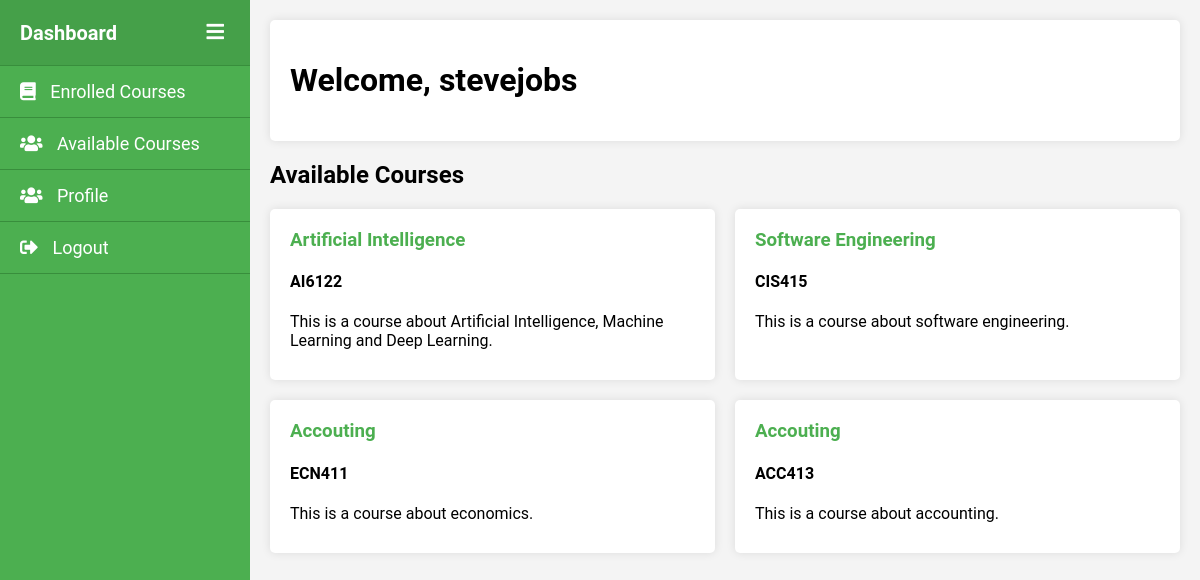
The page /attendace/student/available-courses/ (signed in) on the database its author committed.
### accounts/models.py (models this page shows, shortened)
class User(AbstractUser):
    is_student = models.BooleanField(default=False)
    is_teacher = models.BooleanField(default=False)
    is_admin = models.BooleanField(default=False)

### attendace/models.py (models this page shows, shortened)
class Course(models.Model):
    course_title = models.CharField(max_length=50, default='')
    course_code = models.CharField(max_length=50, unique=True)
    description = models.TextField()
    requirements = models.TextField()
    start_date = models.DateField()
    end_date = models.DateField()
    teacher = models.ForeignKey(settings.AUTH_USER_MODEL, on_delete=models.CASCADE)
    students = models.ManyToManyField(settings.AUTH_USER_MODEL, related_name='enrolled_courses')

### attendace/views.py (the view)
# urls.py: path('student/available-courses/', views.available_courses, name='available-courses'),
@login_required
def available_courses(request):
    student = request.user
    enrolled_courses = student.enrolled_courses.all()
    available_courses = models.Course.objects.exclude(pk__in=[course.pk for course in enrolled_courses])
    context = {
        'available_courses': available_courses,
    }
    return render(request, 'attendance/student_available_courses.html', context)

### attendace/templatetags/custom_filters.py (called while the page is built)
@register.filter
def first_sentence(value):
    sentences = value.split('.')
    if sentences:
        return sentences[0] + '.'  # Ensure the period is included
    return value

### attendace/templates/attendance/student_available_courses.html (shortened to what this page needs)
<!DOCTYPE html>
<html lang="en">
    {% load static %}
    {% load custom_filters %}
<head>
    <link rel="stylesheet" href="{% static 'attendace/css/teacher-dashboard.css' %}">
    <link rel="stylesheet" href="https://cdnjs.cloudflare.com/ajax/libs/font-awesome/5.15.3/css/all.min.css">
</head>
<body>
    <div class="sidebar" id="sidebar">
        <div class="sidebar-header">
            <h2>Dashboard</h2>
            <button class="toggle-btn" onclick="toggleSidebar()">
                <i class="fas fa-bars"></i>
            </button>
        </div>
        <ul class="nav-links">
            <li><a href="{% url 'attendace:student-dashboard' %}"><i class="fas fa-book"></i> Enrolled Courses</a></li>
            <li><a href="{% url 'attendace:available-courses' %}"><i class="fas fa-users"></i> Available Courses</a></li>
            <li><a href="{% url 'attendace:update-profile' %}"><i class="fas fa-users"></i> Profile</a></li>
            <li><a href="#" id='logout-link'><i class="fas fa-sign-out-alt"></i> Logout</a></li>
        </ul>
    </div>
    <div class="main-content" id="main-content">
        <header>
            <h1>Welcome, {{user.username}}</h1>
        </header>
        <main>
            <h2>Available Courses</h2>
            <div class="courses">
                {% for course in available_courses %}
                <div class="course-card">
                    <a href = {% url 'attendace:course-detail' course.id%}><h3>{{course.course_title}}</h3></a>
                    <h4>{{course.course_code}}</h4>
                    <p>{{course.description|first_sentence}}</p>
                </div>
                {% endfor %}
            </div>
        </main>
    </div>
</body>
</html>

### attendace/static/attendace/css/teacher-dashboard.css (style rules this page uses)
body { font-family: 'Roboto', sans-serif; margin: 0; background-color: #f4f4f4; display: flex; height: 100vh; }
.sidebar { width: 250px; background-color: #4CAF50; color: white; display: flex; flex-direction: column; position: fixed; height: 100%; }
.sidebar-header { padding: 20px; text-align: center; background-color: #45A049; border-bottom: 1px solid #388E3C; }
.nav-links { list-style: none; padding: 0; margin: 0; flex-grow: 1; }
.nav-links li { border-bottom: 1px solid #388E3C; }
.nav-links a { color: white; text-decoration: none; display: block; padding: 15px 20px; font-size: 18px; }
.nav-links a i { margin-right: 10px; }
.main-content { margin-left: 250px; padding: 20px; flex-grow: 1; }
header { display: flex; justify-content: center; align-items: center; background-color: #fff; padding: 20px; border-radius: 5px; box-shadow: 0 0 10px rgba(0, 0, 0, 0.1); margin-bottom: 20px; }
.sidebar { width: 250px; background-color: #4CAF50; color: white; display: flex; flex-direction: column; position: fixed; height: 100%; transition: width 0.3s; }
.sidebar-header { display: flex; justify-content: space-between; align-items: center; padding: 20px; background-color: #45A049; border-bottom: 1px solid #388E3C; }
.sidebar-header h2 { margin: 0; font-size: 20px; }
.sidebar-header .toggle-btn { background: none; border: none; color: white; font-size: 20px; cursor: pointer; }
.nav-links a { color: white; text-decoration: none; display: block; padding: 15px 20px; font-size: 18px; transition: padding 0.3s; }
.main-content { margin-left: 250px; padding: 20px; flex-grow: 1; transition: margin-left 0.3s; }
header { display: flex; justify-content: space-between; align-items: center; background-color: #fff; padding: 20px; border-radius: 5px; box-shadow: 0 0 10px rgba(0, 0, 0, 0.1); margin-bottom: 20px; }
.courses { display: flex; flex-wrap: wrap; gap: 20px; }
.course-card { background-color: white; padding: 20px; border-radius: 5px; box-shadow: 0 0 10px rgba(0, 0, 0, 0.1); width: calc(50% - 10px); box-sizing: border-box; transition: transform 0.3s, box-shadow 0.3s; }
.course-card h3 { margin-top: 0; color: #4CAF50; }
.course-card p { margin: 10px 0; }
.course-card { background-color: white; padding: 20px; border-radius: 5px; box-shadow: 0 0 10px rgba(0, 0, 0, 0.1); width: calc(50% - 10px); box-sizing: border-box; }

### attendace/templates/attendance/student_available_courses.html (style rules this page uses)
a { text-decoration: none; color: inherit; }

### rows shown on the page
User: username "stevejobs"
Course: course_title "Artificial Intelligence", course_code "AI6122", description|first_sentence "This is a course about Artificial Intelligence, Machine Learning and Deep Learning."
Course: course_title "Software Engineering", course_code "CIS415", description|first_sentence "This is a course about software engineering."
Course: course_title "Accouting", course_code "ECN411", description|first_sentence "This is a course about economics."
Course: course_title "Accouting", course_code "ACC413", description|first_sentence "This is a course about accounting."
